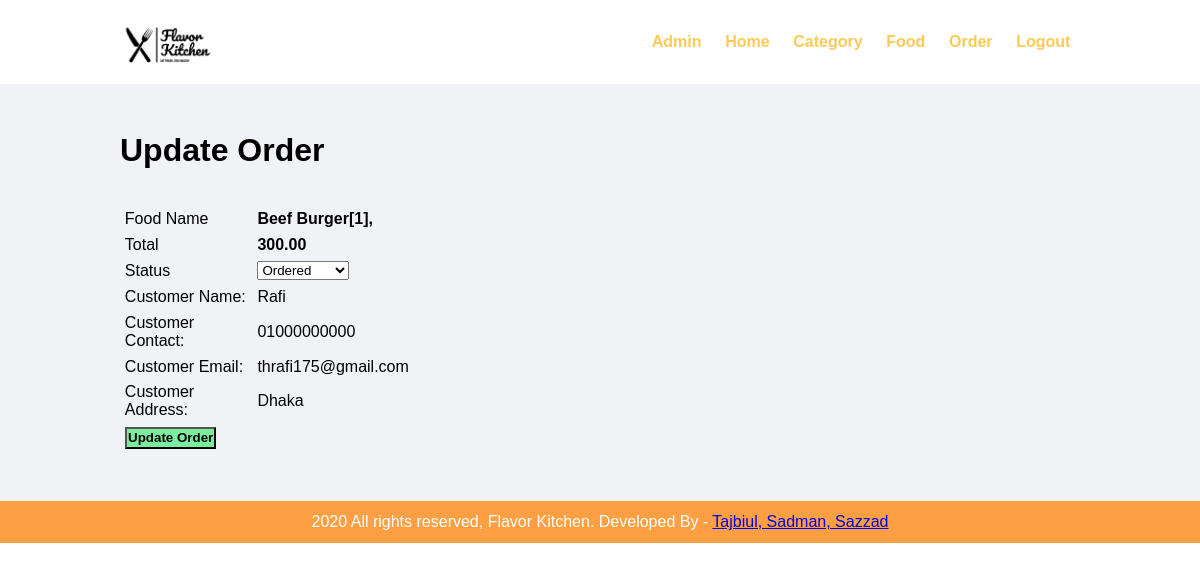
The page /admin/update-order.php?id=10 (signed in) on the database its author committed.
### tables this page shows
CREATE TABLE `tbl_order` (
  `id` int(10) UNSIGNED NOT NULL,
  `food` varchar(150) NOT NULL,
  `total` decimal(10,2) NOT NULL,
  `order_date` datetime NOT NULL,
  `status` varchar(50) NOT NULL,
  `customer_name` varchar(150) NOT NULL,
  `customer_phone` varchar(20) NOT NULL,
  `customer_email` varchar(150) NOT NULL,
  `customer_address` varchar(255) NOT NULL
);

### admin/update-order.php (the view, shortened to what this page needs)
<?php include('components/header.php'); ?>
<div class="main-content">
    <div class="wrapper">
        <h1>Update Order</h1>
        <br><br>
        <?php
            if(isset($_GET['id']))
            {
                $id=$_GET['id'];
                $sql = "SELECT * FROM tbl_order WHERE id=$id";
                $res = mysqli_query($conn, $sql);
                $count = mysqli_num_rows($res);
                if($count==1)
                {
                    $row=mysqli_fetch_assoc($res);
                    $food = $row['food'];
                    $status = $row['status'];
                    $total = $row['total'];
                    $customer_name = $row['customer_name'];
                    $customer_contact = $row['customer_phone'];
                    $customer_email = $row['customer_email'];
                    $customer_address= $row['customer_address'];
                }
                else
                {
                    header('location:'.SITEURL.'admin/manage-order.php');
                }
            }
            else
            {
                header('location:'.SITEURL.'admin/manage-order.php');
            }
        ?>
        <form action="" method="POST">
            <table class="tbl-30">
                <tr>
                    <td>Food Name</td>
                    <td><b> <?php echo $food; ?> </b></td>
                </tr>
                <tr>
                    <td>Total</td>
                    <td><b> <?php echo $total; ?> </b></td>
                </tr>
                <tr>
                    <td>Status</td>
                    <td>
                        <select name="status">
                            <option <?php if($status=="Ordered"){echo "selected";} ?> value="Ordered">Ordered</option>
                        </select>
                    </td>
                </tr>
                <tr>
                    <td>Customer Name: </td>
                    <td>
                        <?php echo $customer_name; ?>
                    </td>
                </tr>
                <tr>
                    <td>Customer Contact: </td>
                    <td>
                        <?php echo $customer_contact; ?>
                    </td>
                </tr>
                <tr>
                    <td>Customer Email: </td>
                    <td>
                        <?php echo $customer_email; ?>
                    </td>
                </tr>
                <tr>
                    <td>Customer Address: </td>
                    <td>
                        <?php echo $customer_address; ?>
                    </td>
                </tr>
                <tr>
                    <td clospan="2">
                        <input type="submit" name="submit" value="Update Order" class="btn-secondary">
                    </td>
                </tr>
            </table>
        </form>
    </div>
</div>
<?php include('components/footer.php'); ?>

### css/admin.css (style rules this page uses)
* { margin: 0; padding: 0; font-family: Arial, Helvetica, sans-serif; }
.wrapper { padding: 1%; width: 80%; margin: 0 auto; }
.tbl-30 { width: 30%; }
table tr td { padding: 1%; }
.btn-secondary { background-color: #7bed9f; padding: 1%; color: black; text-decoration: none; font-weight: bold; }
.main-content { background-color: #f1f2f6; padding: 3% 0; }

### rows shown on the page
tbl_order: food "Beef Burger[1],", total "300.00", status "Ordered", customer_name "Rafi", customer_phone "01000000000", customer_email "thrafi175@gmail.com", customer_address "Dhaka"
